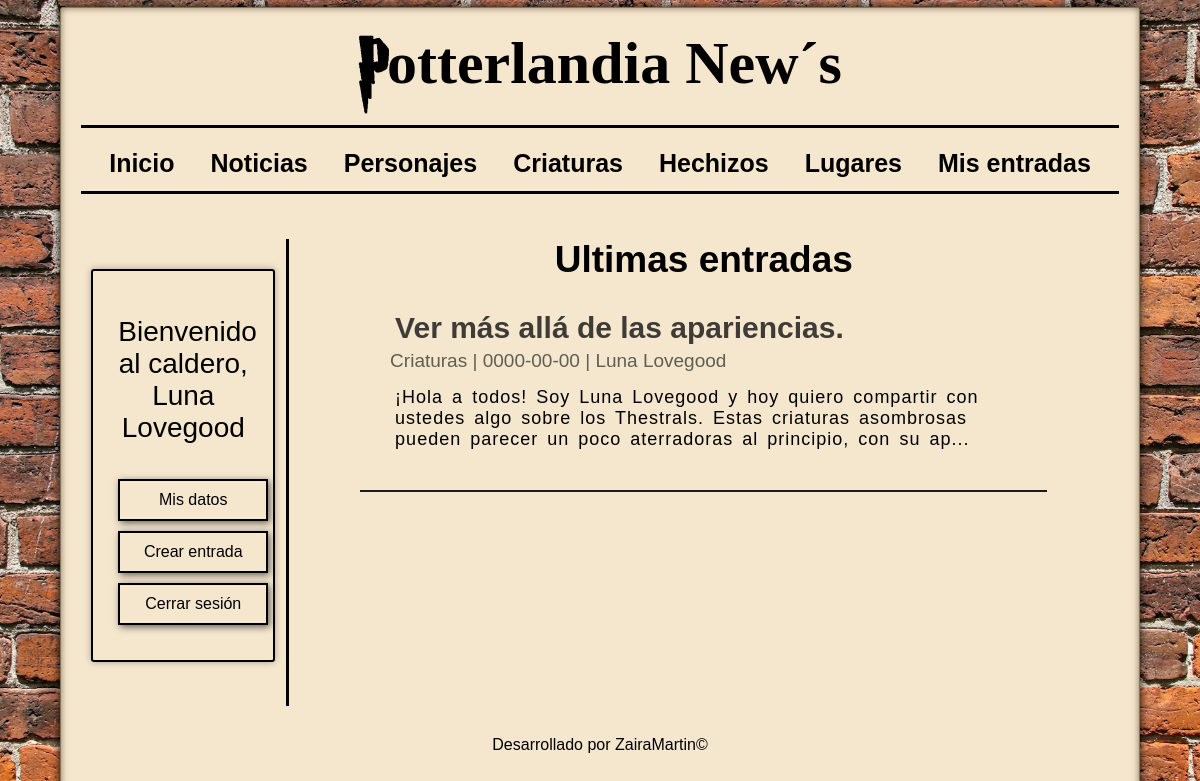
The page /mis_entradas.php (signed in) on the database its author committed.
### tables this page shows
CREATE TABLE post(
    id_post int auto_increment PRIMARY KEY,
    titulo VARCHAR(100) NOT NULL,
    contenido TEXT NOT NULL,
    id_usuario int NOT NULL,
    id_categoria int NOT NULL,
    fecha_publicacion DATE NOT NULL ,
    FOREIGN KEY (id_usuario) REFERENCES usuarios(id_usuario),
    FOREIGN KEY (id_categoria) REFERENCES categorias(id_categoria)
);

CREATE TABLE categorias(
    id_categoria int auto_increment PRIMARY KEY,
    nombre ENUM('Personajes', 'Criaturas', 'Hechizos', 'Lugares', 'Noticias') UNIQUE
);

CREATE TABLE usuarios(
    id_usuario int auto_increment PRIMARY KEY,
    nombre VARCHAR(50) NOT NULL,
    email VARCHAR(50) NOT NULL UNIQUE,
    password VARCHAR(255) NOT NULL,
    id_casa int NOT NULL,
    puntos int NOT NULL DEFAULT 0,
    rol ENUM('admin', 'usuario') DEFAULT 'usuario',
    FOREIGN KEY (id_casa) REFERENCES casas(id_casa)
);

### includes/funciones.php (called while the page is built, shortened)
<?php
    function conseguirEntradasUsuario($inicio_conexion, $id_usuario){
        $query_entradas_usuario = "SELECT p.*, c.nombre AS categoria, u.nombre AS autor FROM post p JOIN categorias c ON p.id_categoria = c.id_categoria JOIN usuarios u ON p.id_usuario = u.id_usuario WHERE p.id_usuario = $id_usuario";
        return mysqli_query($inicio_conexion, $query_entradas_usuario);
    }
?>

### mis_entradas.php (the view)
<?php require_once 'includes/header.php'; ?>
<?php require_once 'includes/aside.php'; ?>
    <div class="entradas">
        <h1>Ultimas entradas</h1>
        <?php
            $id_usuario = $_SESSION['usuario']['id_usuario'];
            $entradas = conseguirEntradasUsuario($inicio_conexion, $id_usuario);
            if(!empty($entradas) && mysqli_num_rows($entradas)>0):
                while($entrada = mysqli_fetch_assoc($entradas)):
        ?>
            <article class="entrada">
                <a href="entrada.php?id_post=<?=$entrada['id_post']?>">
                    <h2 class="title__post"> <?= $entrada['titulo'] ?></h2>
                    <span class="fecha_post"><?= $entrada['categoria'] . ' | ' . $entrada['fecha_publicacion']?> | <?= $entrada['autor'] ?></span>
                    <p class="descripcion"> <?= substr($entrada['contenido'], 0, 180)."..." ?> </p>
                </a>
            </article>
            <hr>
        <?php
                endwhile;
            else:
        ?>
            <p>No hay entradas propias de tu usuario</p>
        <?php
            endif;
        ?>
    </div>
<?php  require_once 'includes/footer.php'; ?>

### css/styles.css (style rules this page uses)
* { margin: 0px; padding: 0px; box-sizing: border-box; text-decoration: none; text-align: center; font-family: Verdana, Geneva, Tahoma, sans-serif; }
body { width: 100%; background-image: url("/blogHarryPotterlandia/img/fondo.jpg"); background-size: cover; background-position: center; background-repeat: no-repeat; background-attachment: fixed; }
hr { border: none; height: 2px; background-color: #1c1c1c; margin: 40px 0; }
.entrada>a { color: black; }

### rows shown on the page
post: titulo "Ver más allá de las apariencias.", id_categoria.nombre "Criaturas", fecha_publicacion "0000-00-00", id_usuario.nombre "Luna Lovegood", contenido "¡Hola a todos! Soy Luna Lovegood y hoy quiero compartir con ustedes algo sobre los Thestrals. Estas criaturas asombrosas pueden parecer un poco aterradoras al principio, con su ap"

### other values the page prints
$_SESSION['usuario']['nombre'] "Luna Lovegood"
